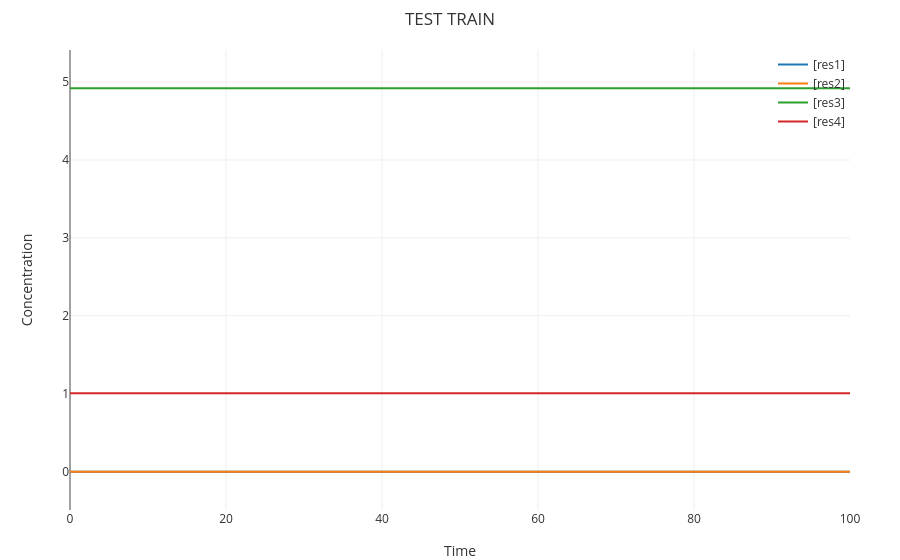

Notebook code for this chart:
### Code cell
%preserve NW0P NW0N NW1P NW1N
%debug on
%title "TEST TRAIN"
directive simulation { 
  final=100; 
  plots=[res1;res2;res3;res4];
}
directive simulator deterministic
directive parameters [ k = 0.003; u = 0.1 ]

directive rates [
  res1 = [R0]-[R1];
  res2 = [LOSS1P]-[LOSS1N];
  res3 = [NW0P]-[NW0N];
  res4 = [NW1P]-[NW1N];
]

### Figure 1 — Plotly figure (JSON) as saved in the notebook; plotly's stock layout.template omitted (floating-point values rounded to 4 significant figures; data arrays with more than 128 entries replaced by an {"elided": "..."} marker saying what was removed)
{"data": [{"line": {"width": 2}, "mode": "lines", "name": "[res1]", "x": {"elided": "1001 float values"}, "y": {"elided": "1001 int values"}}, {"line": {"width": 2}, "mode": "lines", "name": "[res2]", "x": {"elided": "1001 float values"}, "y": {"elided": "1001 int values"}}, {"line": {"width": 2}, "mode": "lines", "name": "[res3]", "x": {"elided": "1001 float values"}, "y": {"elided": "1001 float values"}}, {"line": {"width": 2}, "mode": "lines", "name": "[res4]", "x": {"elided": "1001 float values"}, "y": {"elided": "1001 float values"}}], "layout": {"font": {"color": "#333"}, "hovermode": "x unified", "legend": {"bgcolor": "rgba(0,0,0,0)", "x": 1, "xanchor": "right", "y": 1, "yanchor": "top"}, "margin": {"b": 50, "l": 70, "r": 50, "t": 50}, "paper_bgcolor": "rgba(0,0,0,0)", "plot_bgcolor": "rgba(0,0,0,0)", "title": "TEST TRAIN", "xaxis": {"range": [0, 100], "showgrid": true, "title": "Time"}, "yaxis": {"range": [-0.4919, 5.411], "showgrid": true, "title": "Concentration"}}}
